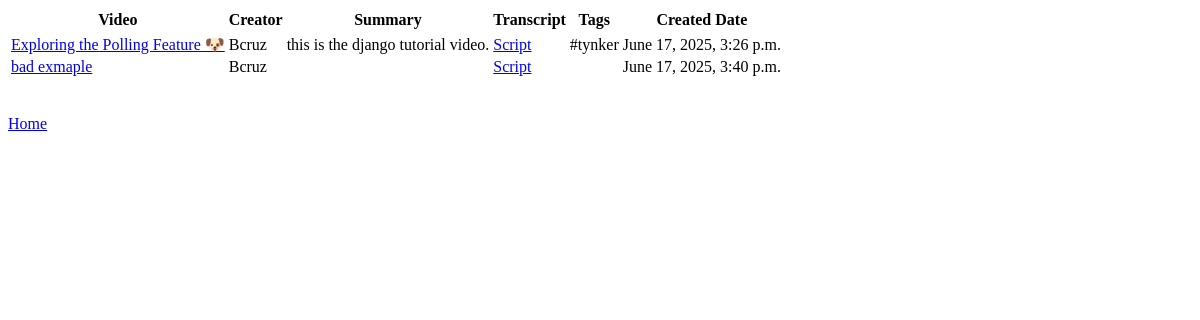
The app's page /loom/teams/Team Daniel, older data.
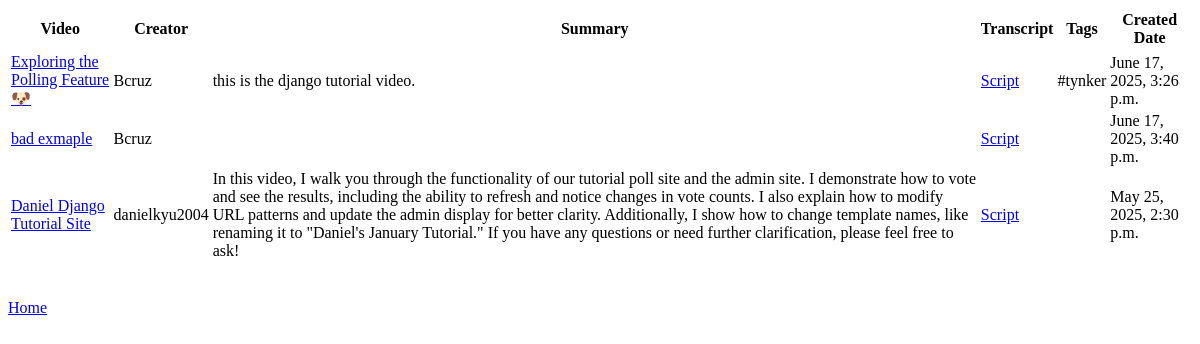
The same page, newer data.
### loom/models.py (models this page shows, shortened)
class LoomVideo(models.Model):
    title = models.CharField(max_length=200)
    link =  models.CharField(max_length=200)
    user = models.ForeignKey(User, on_delete=models.CASCADE)
    transcript = models.CharField(max_length=6000, blank = True)
    summary = models.CharField(max_length=6000, blank = True)
    team = models.CharField(max_length=200) #maybe put as foreign key
    tags = models.CharField(max_length=200, blank = True) #max 10 tags maybe put as a collection
    created_at = models.DateTimeField('created at')

class User(models.Model):
    username = models.CharField(max_length=200)
    photo = models.CharField(max_length=200)
    team = models.CharField(max_length=200)
    def __str__(self):
        return self.username

### loom/views.py (the view)
# urls.py: path('teams/<str:team_name>', views.team_videos, name = "team_videos"),
def team_videos(request,team_name):
    video_list = LoomVideo.objects.filter(team = team_name)
    return render(request, 'loom/team_videos.html', {'video_list' : video_list})

### loom/templates/loom/team_videos.html (shortened to what this page needs)
{% load static %}
{% if video_list %}
    <table>
        <tr>
            <th>Video</th>
            <th>Creator</th>
            <th>Summary</th>
            <th>Transcript</th>
            <th>Tags</th>
            <th>Created Date</th>
        <tr>
    {% for video in video_list %}
        <tr>
            <td><a href= {{video.link}}> {{video.title}}</a></td>
            <td>{{video.user}}</td>
            <td>{{video.summary}}</td>
            <td><a href = "{% url 'transcript' video.id %}">Script</a></td>
            <td>{{video.tags}}</td>
            <td>{{video.created_at}}</td>
        </tr>
    {% endfor %}
    </table>
{% else %}
    <p>No loom videos are available.</p>
{% endif %}
<a href = "{% url 'homeIndex'%}"> Home </a>

Row changes from the older to the newer data that the page shows:
added LoomVideo: title "Daniel Django Tutorial Site", user "danielkyu2004", summary "In this video, I walk you through the functionality of our tutorial poll site and the admin site. I demonstrate how to vote and see the results, including the ability to refresh and notice changes in vote counts. I also explain how to modify URL patterns and update the admin display for better clarity. Additionally, I show how to change template names, like renaming it to \"Daniel's January Tutorial.\" If you have any questions or need further clarification, please feel free to ask!", created_at "May 25, 2025, 2:30 p.m."
